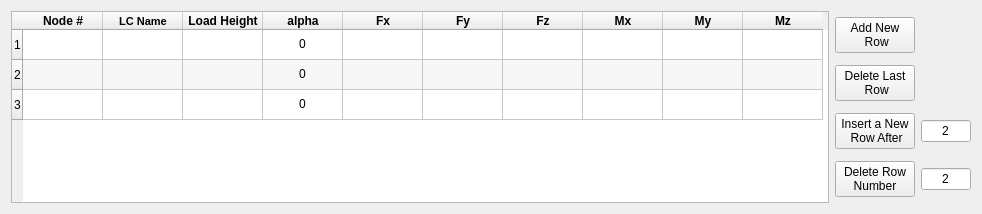
          <widget class="QWidget" name="Def_Point_Loads">
           <attribute name="title">
            <string>Define Point Loads</string>
           </attribute>
           <layout class="QHBoxLayout" name="horizontalLayout_7">
            <item>
             <widget class="QTableWidget" name="Point_load_table">
              <property name="minimumSize">
               <size>
                <width>818</width>
                <height>0</height>
               </size>
              </property>
              <property name="autoFillBackground">
               <bool>false</bool>
              </property>
              <property name="dragDropMode">
               <enum>QAbstractItemView::DragDrop</enum>
              </property>
              <property name="alternatingRowColors">
               <bool>true</bool>
              </property>
              <attribute name="horizontalHeaderCascadingSectionResizes">
               <bool>true</bool>
              </attribute>
              <attribute name="horizontalHeaderDefaultSectionSize">
               <number>80</number>
              </attribute>
              <attribute name="horizontalHeaderMinimumSectionSize">
               <number>80</number>
              </attribute>
              <row>
               <property name="text">
                <string>1</string>
               </property>
              </row>
              <row>
               <property name="text">
                <string>2</string>
               </property>
              </row>
              <row>
               <property name="text">
                <string>3</string>
               </property>
              </row>
              <column>
               <property name="text">
                <string>Node #</string>
               </property>
               <property name="font">
                <font>
                 <weight>75</weight>
                 <bold>true</bold>
                </font>
               </property>
              </column>
              <column>
               <property name="text">
                <string>LC Name</string>
               </property>
               <property name="font">
                <font>
                 <pointsize>8</pointsize>
                 <weight>75</weight>
                 <bold>true</bold>
                 <kerning>true</kerning>
                </font>
               </property>
              </column>
              <column>
               <property name="text">
                <string>Load Height</string>
               </property>
               <property name="font">
                <font>
                 <weight>75</weight>
                 <bold>true</bold>
                </font>
               </property>
              </column>
              <column>
               <property name="text">
                <string>alpha</string>
               </property>
               <property name="font">
                <font>
                 <weight>75</weight>
                 <bold>true</bold>
                </font>
               </property>
              </column>
              <column>
               <property name="text">
                <string>Fx</string>
               </property>
               <property name="font">
                <font>
                 <weight>75</weight>
                 <bold>true</bold>
                </font>
               </property>
              </column>
              <column>
               <property name="text">
                <string>Fy</string>
               </property>
               <property name="font">
                <font>
                 <weight>75</weight>
                 <bold>true</bold>
                </font>
               </property>
              </column>
              <column>
               <property name="text">
                <string>Fz</string>
               </property>
               <property name="font">
                <font>
                 <weight>75</weight>
                 <bold>true</bold>
                </font>
               </property>
              </column>
              <column>
               <property name="text">
                <string>Mx</string>
               </property>
               <property name="font">
                <font>
                 <weight>75</weight>
                 <bold>true</bold>
                </font>
               </property>
              </column>
              <column>
               <property name="text">
                <string>My</string>
               </property>
               <property name="font">
                <font>
                 <weight>75</weight>
                 <bold>true</bold>
                </font>
               </property>
              </column>
              <column>
               <property name="text">
                <string>Mz</string>
               </property>
               <property name="font">
                <font>
                 <weight>75</weight>
                 <bold>true</bold>
                </font>
               </property>
              </column>
              <item row="0" column="2">
               <property name="text">
                <string/>
               </property>
              </item>
              <item row="0" column="3">
               <property name="text">
                <string>0</string>
               </property>
               <property name="textAlignment">
                <set>AlignCenter</set>
               </property>
              </item>
              <item row="1" column="3">
               <property name="text">
                <string>0</string>
               </property>
               <property name="textAlignment">
                <set>AlignCenter</set>
               </property>
              </item>
              <item row="2" column="3">
               <property name="text">
                <string>0</string>
               </property>
               <property name="textAlignment">
                <set>AlignCenter</set>
               </property>
              </item>
             </widget>
            </item>
            <item>
             <layout class="QGridLayout" name="gridLayout_11">
              <item row="1" column="0">
               <widget class="QPushButton" name="Delete_last_row_spring_3">
                <property name="minimumSize">
                 <size>
                  <width>0</width>
                  <height>0</height>
                 </size>
                </property>
                <property name="maximumSize">
                 <size>
                  <width>200</width>
                  <height>16777215</height>
                 </size>
                </property>
                <property name="text">
                 <string>Delete Last 
 Row</string>
                </property>
               </widget>
              </item>
              <item row="3" column="0">
               <widget class="QPushButton" name="Delete_new_row_button_spring_3">
                <property name="maximumSize">
                 <size>
                  <width>150</width>
                  <height>16777215</height>
                 </size>
                </property>
                <property name="text">
                 <string>Delete Row 
Number</string>
                </property>
               </widget>
              </item>
              <item row="2" column="0">
               <widget class="QPushButton" name="Insert_new_row_button_spring_3">
                <property name="enabled">
                 <bool>true</bool>
                </property>
                <property name="maximumSize">
                 <size>
                  <width>150</width>
                  <height>16777215</height>
                 </size>
                </property>
                <property name="text">
                 <string>Insert a New 
 Row After</string>
                </property>
               </widget>
              </item>
              <item row="0" column="0">
               <widget class="QPushButton" name="Add_new_row_spring_3">
                <property name="maximumSize">
                 <size>
                  <width>200</width>
                  <height>16777215</height>
                 </size>
                </property>
                <property name="text">
                 <string>Add New
 Row</string>
                </property>
               </widget>
              </item>
              <item row="2" column="1">
               <widget class="QLineEdit" name="Inser_number_spring_3">
                <property name="maximumSize">
                 <size>
                  <width>50</width>
                  <height>16777215</height>
                 </size>
                </property>
                <property name="layoutDirection">
                 <enum>Qt::LeftToRight</enum>
                </property>
                <property name="text">
                 <string>2</string>
                </property>
                <property name="alignment">
                 <set>Qt::AlignCenter</set>
                </property>
               </widget>
              </item>
              <item row="3" column="1">
               <widget class="QLineEdit" name="Delete_number_spring_3">
                <property name="maximumSize">
                 <size>
                  <width>50</width>
                  <height>16777215</height>
                 </size>
                </property>
                <property name="text">
                 <string>2</string>
                </property>
                <property name="alignment">
                 <set>Qt::AlignCenter</set>
                </property>
               </widget>
              </item>
             </layout>
            </item>
           </layout>
          </widget>
